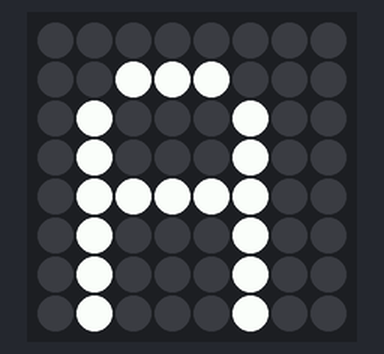
Bench run of a program on a simulated Raspberry Pi (BCM pin numbers) with a Sense HAT. Shown: the Sense HAT's 8×8 RGB LED matrix. At 6.2 s the program stops and its outputs stay as they are.

Above: at 0.19 s.
At 6.2 s:
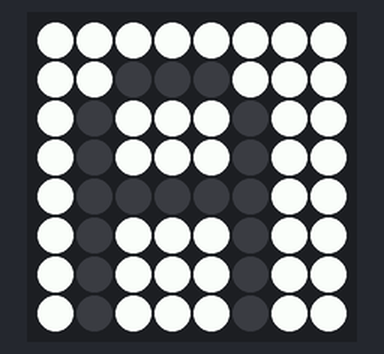

The program:

clignote.py
```python
from sense_hat import SenseHat
import time

sense = SenseHat()
sense.clear()

for i in range(100):
	sense.show_letter("A", text_colour=[255,255,255])
	time.sleep(0.03)
	sense.show_letter("A", text_colour=[0,0,0], back_colour=[255,255,255])
	time.sleep(0.03)
```
